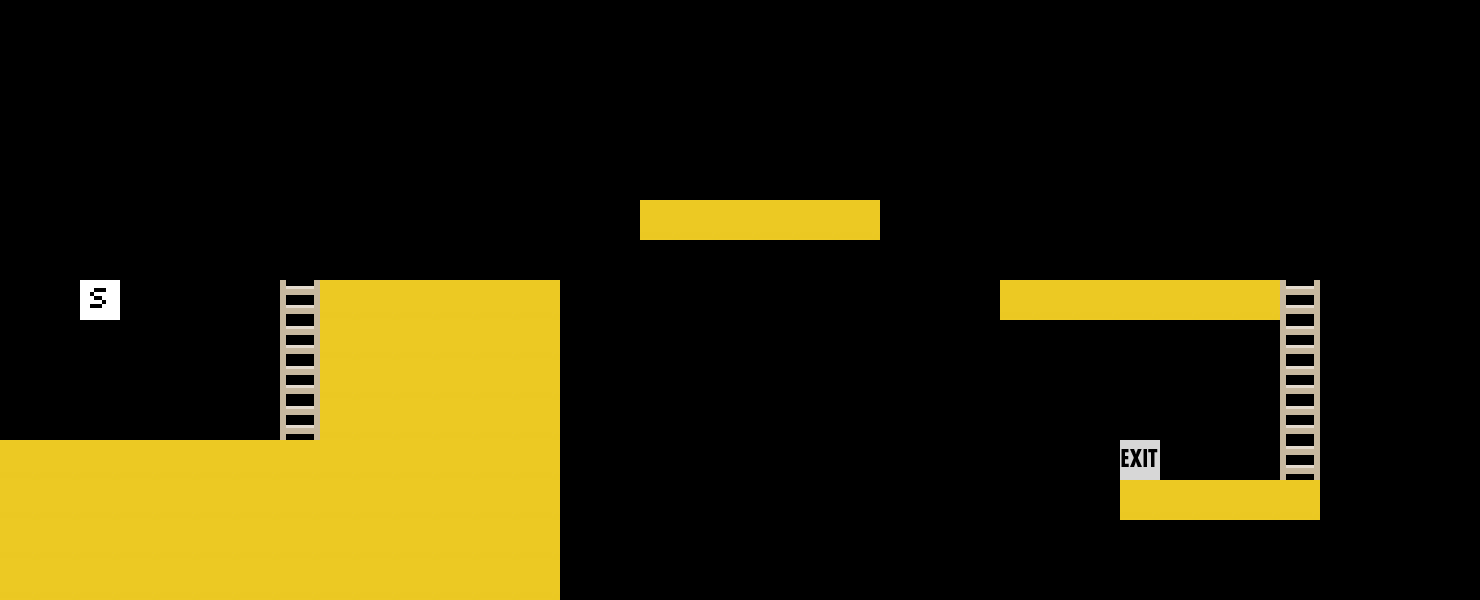

This game map was drawn from its Tiled (.tmx) file and the tilesets committed beside it. A one-line description and the trimmed map source follow:
An orthogonal 37x15 tile map with 40x40 px tiles, 2 tile layers (art, data).

<map version="1.0" orientation="orthogonal" width="37" height="15" tilewidth="40" tileheight="40">
 <tileset firstgid="1" name="tileset" tilewidth="40" tileheight="40">
  <image source="../tileset.png" width="200" height="200" />
 </tileset>
 <layer name="art" width="37" height="15">
  <data>[555 cells, 108 non-empty, 3 distinct tile ids]</data>
 </layer>
 <layer name="data" width="37" height="15">
  <data>[555 cells, 1 non-empty, 1 distinct tile ids]</data>
 </layer>
</map>
